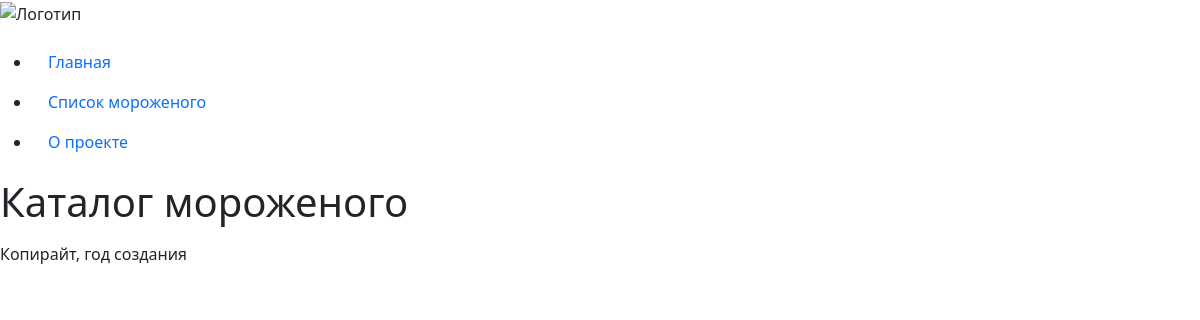
The app's page /ice_cream/, older data.
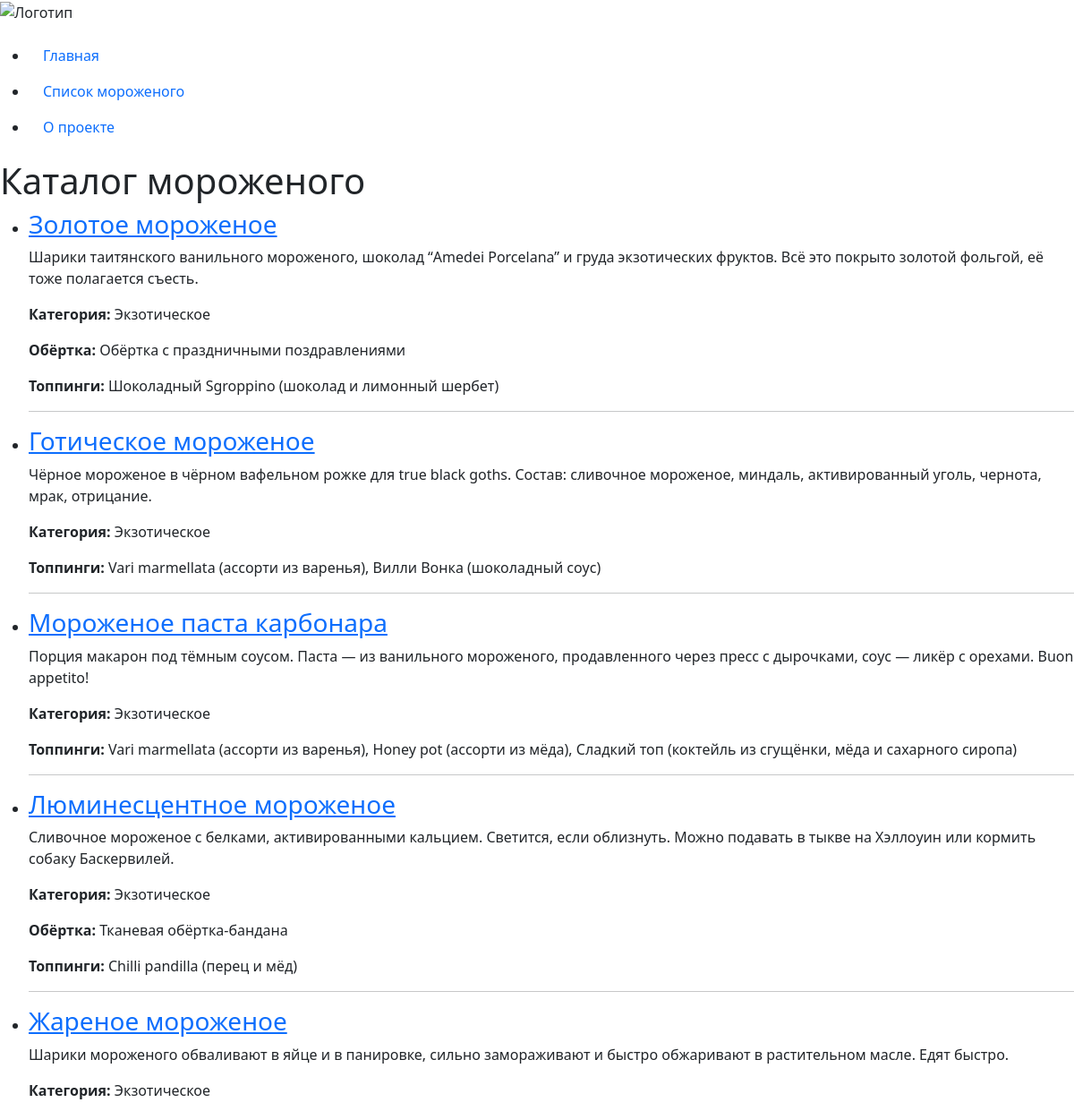
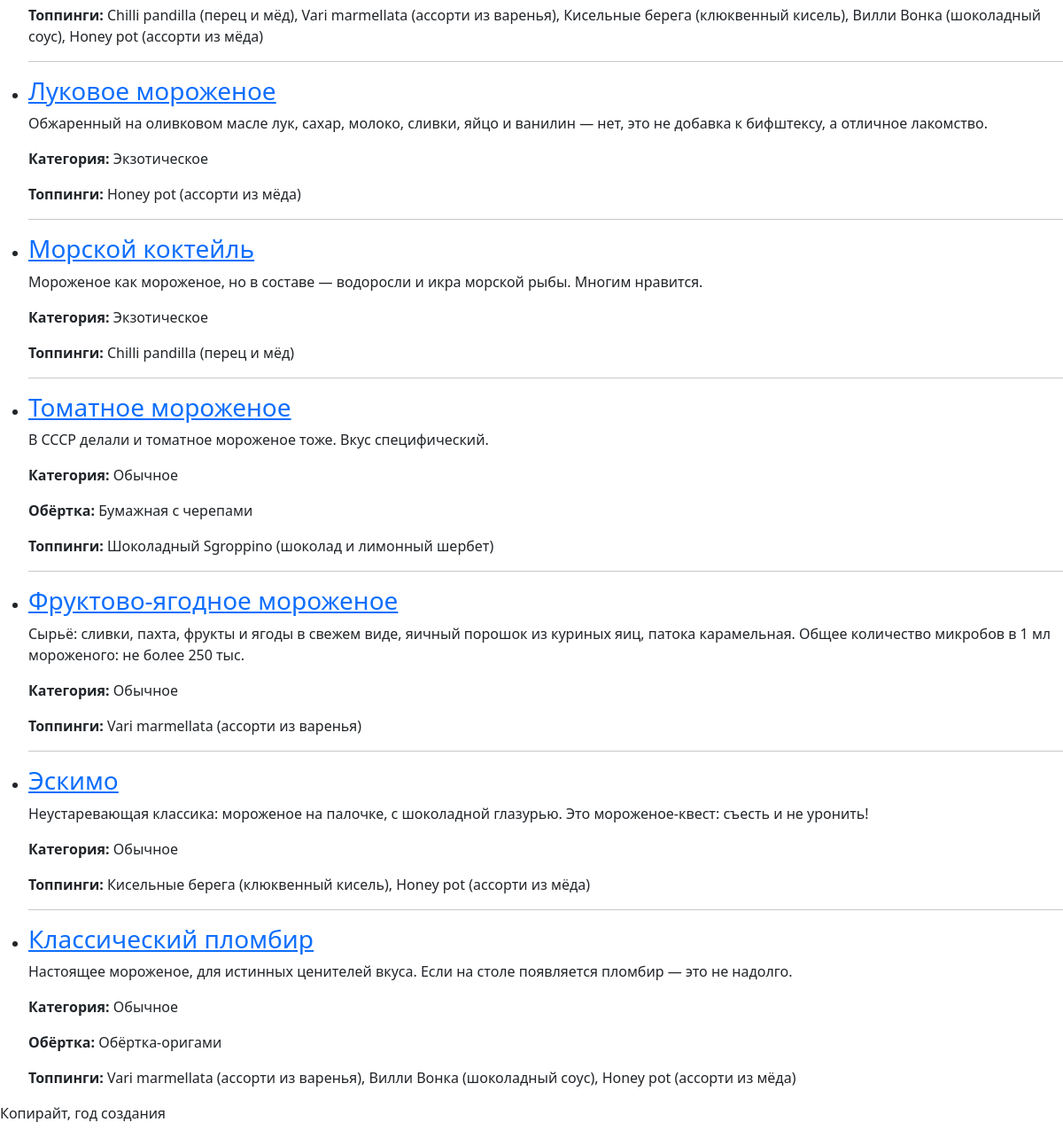
The same page, newer data (2 pictures, top to bottom).
### ice_cream/models.py (models this page shows, shortened)
class IceCream(PublishedModel):
    is_on_main = models.BooleanField(default=False, verbose_name='На главную')
    title = models.CharField(max_length=256, verbose_name='Название')
    description = models.TextField(verbose_name='Описание')
    wrapper = models.OneToOneField(
        Wrapper,
        on_delete=models.SET_NULL,
        null=True,
        blank=True,
        verbose_name='Обёртка',
    )
    category = models.ForeignKey(
        Category,
        on_delete=models.CASCADE,
        verbose_name='Категория',
    )
    toppings = models.ManyToManyField(Topping, verbose_name='Топпинги')
    class Meta:
        verbose_name = 'Мороженое'
        verbose_name_plural = 'Мороженое'

class Category(PublishedModel):
    title = models.CharField(max_length=256, verbose_name='Название')
    slug = models.SlugField(max_length=64, unique=True, verbose_name='Слаг')
    output_order = models.PositiveSmallIntegerField(
        default=100,
        verbose_name='Порядок отображения',
    )
    class Meta:
        verbose_name = 'Категория'
        verbose_name_plural = 'Категории'

class Wrapper(PublishedModel):
    title = models.CharField(max_length=256, verbose_name='Название')
    class Meta:
        verbose_name = 'Обёртка'
        verbose_name_plural = 'Обёртки'

class Topping(PublishedModel):
    title = models.CharField(max_length=256, verbose_name='Название')
    slug = models.SlugField(max_length=64, unique=True, verbose_name='Слаг')
    class Meta:
        verbose_name = 'Топпинг'
        verbose_name_plural = 'Топпинги'

### ice_cream/views.py (the view)
# urls.py: path('', views.ice_cream_list, name='ice_cream_list'),
def ice_cream_list(request):
    context = {
        'ice_cream_catalog': IceCream.objects.filter(is_published=True),
    }
    return render(request, 'ice_cream/list.html', context)

### templates/ice_cream/list.html (shortened to what this page needs)
{% extends "base.html" %}
{% block content %}
  <h1>Каталог мороженого</h1>
  <ul>
    {% for ice_cream in ice_cream_catalog %}
      <li>
        <h3>
          <a href="{% url 'ice_cream:ice_cream_detail' ice_cream.id %}">
            {{ ice_cream.title }}
          </a>
        </h3>
        <p>{{ ice_cream.description }}</p>
        <p><strong>Категория:</strong> {{ ice_cream.category.title }}</p>
        {% if ice_cream.wrapper %}
          <p><strong>Обёртка:</strong> {{ ice_cream.wrapper.title }}</p>
        {% endif %}
        {% if ice_cream.toppings.all %}
          <p><strong>Топпинги:</strong>
            {% for topping in ice_cream.toppings.all %}
              {{ topping.title }}{% if not forloop.last %}, {% endif %}
            {% endfor %}
          </p>
        {% endif %}
      </li>
      {% if not forloop.last %}
        <hr>
      {% endif %}
    {% endfor %}
  </ul>
{% endblock %}

Row changes from the older to the newer data that the page shows:
added IceCream: title "Золотое мороженое", description "Шарики таитянского ванильного мороженого, шоколад “Amedei Porcelana” и груда экзотических фруктов. Всё это покрыто золотой фольгой, её тоже полагается съесть.", category "Экзотическое", wrapper "Обёртка с праздничными поздравлениями"
added Topping: title "Шоколадный Sgroppino (шоколад и лимонный шербет)"
added IceCream: title "Готическое мороженое", description "Чёрное мороженое в чёрном вафельном рожке для true black goths. Состав: сливочное мороженое, миндаль, активированный уголь, чернота, мрак, отрицание.", category "Экзотическое"
added Topping: title "Vari marmellata (ассорти из варенья)"
added Topping: title "Вилли Вонка (шоколадный соус)"
added IceCream: title "Мороженое паста карбонара", description "Порция макарон под тёмным соусом. Паста — из ванильного мороженого, продавленного через пресс с дырочками, соус — ликёр с орехами. Buon appetito!", category "Экзотическое"
added Topping: title "Honey pot (ассорти из мёда)"
added Topping: title "Сладкий топ (коктейль из сгущёнки, мёда и сахарного сиропа)", shown under "Мороженое паста карбонара"
added IceCream: title "Люминесцентное мороженое", description "Сливочное мороженое с белками, активированными кальцием. Светится, если облизнуть. Можно подавать в тыкве на Хэллоуин или кормить собаку Баскервилей.", category "Экзотическое", wrapper "Тканевая обёртка-бандана"
added Topping: title "Chilli pandilla (перец и мёд)"
added IceCream: title "Жареное мороженое", description "Шарики мороженого обваливают в яйце и в панировке, сильно замораживают и быстро обжаривают в растительном масле. Едят быстро.", category "Экзотическое"
added Topping: title "Кисельные берега (клюквенный кисель)"
added IceCream: title "Луковое мороженое", description "Обжаренный на оливковом масле лук, сахар, молоко, сливки, яйцо и ванилин — нет, это не добавка к бифштексу, а отличное лакомство.", category "Экзотическое"
added IceCream: title "Морской коктейль", description "Мороженое как мороженое, но в составе — водоросли и икра морской рыбы. Многим нравится.", category "Экзотическое"
added IceCream: title "Томатное мороженое", description "В СССР делали и томатное мороженое тоже. Вкус специфический.", category "Обычное", wrapper "Бумажная с черепами"
added IceCream: title "Фруктово-ягодное мороженое", description "Сырьё: сливки, пахта, фрукты и ягоды в свежем виде, яичный порошок из куриных яиц, патока карамельная. Общее количество микробов в 1 мл мороженого: не более 250 тыс.", category "Обычное"
added IceCream: title "Эскимо", description "Неустаревающая классика: мороженое на палочке, с шоколадной глазурью. Это мороженое-квест: съесть и не уронить!", category "Обычное"
added IceCream: title "Классический пломбир", description "Настоящее мороженое, для истинных ценителей вкуса. Если на столе появляется пломбир — это не надолго.", category "Обычное", wrapper "Обёртка-оригами"
